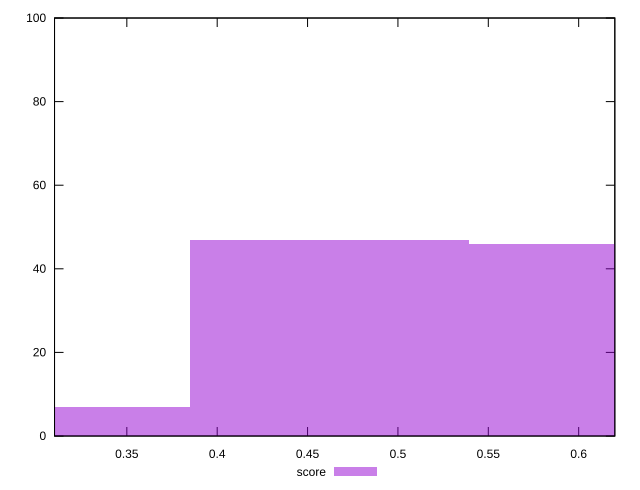

The script that saved this image:
reset

$score <<EOF
0.4620438796881875 47
0.6160585062509166 46
0.3080292531254583 7
EOF

set key outside below
set boxwidth 0.15401462656272916
set xrange [0.31:0.62]
set yrange [0:100]
set trange [0:100]
set style fill transparent solid 0.5 noborder
set terminal svg size 640, 490 enhanced background rgb 'white'
set output "report_00014_2021-02-09T15:56:05.503Z/interactive/samples/pages+cached+noadtech+nomedia/score/histogram.svg"

plot $score title "score" with boxes

reset
